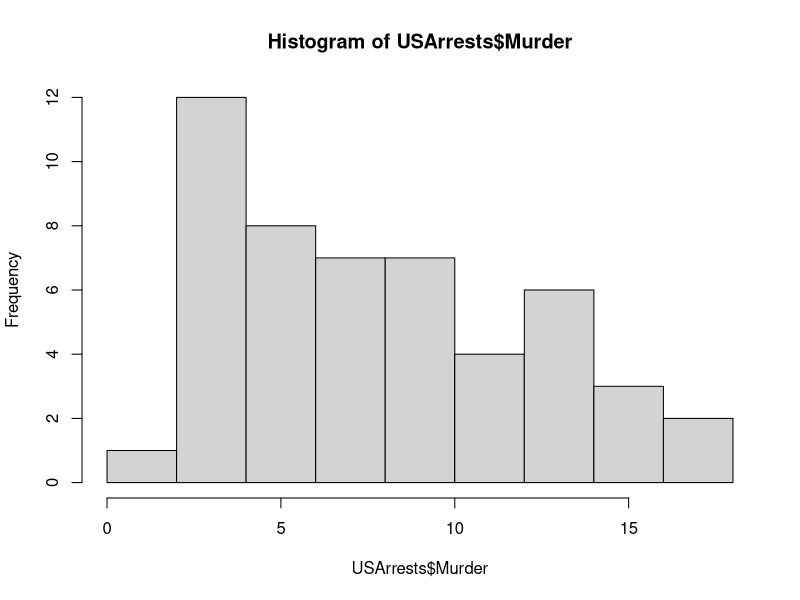
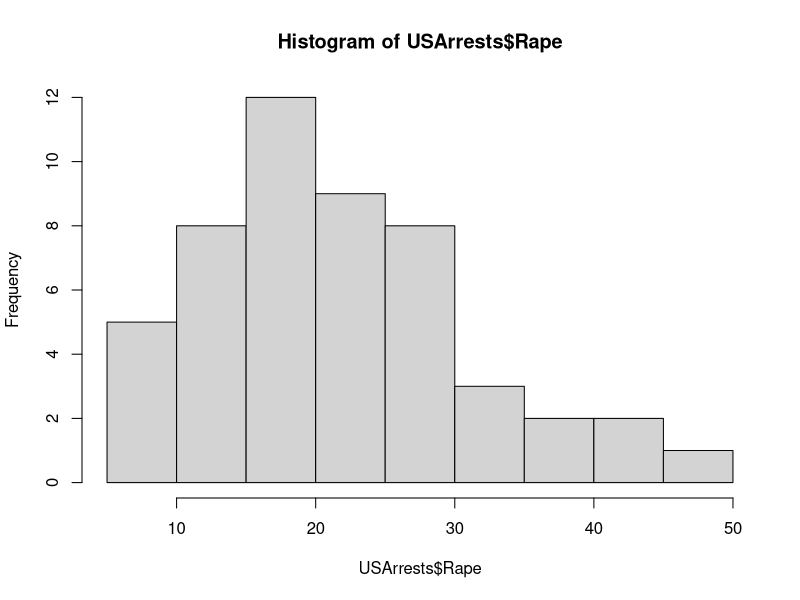
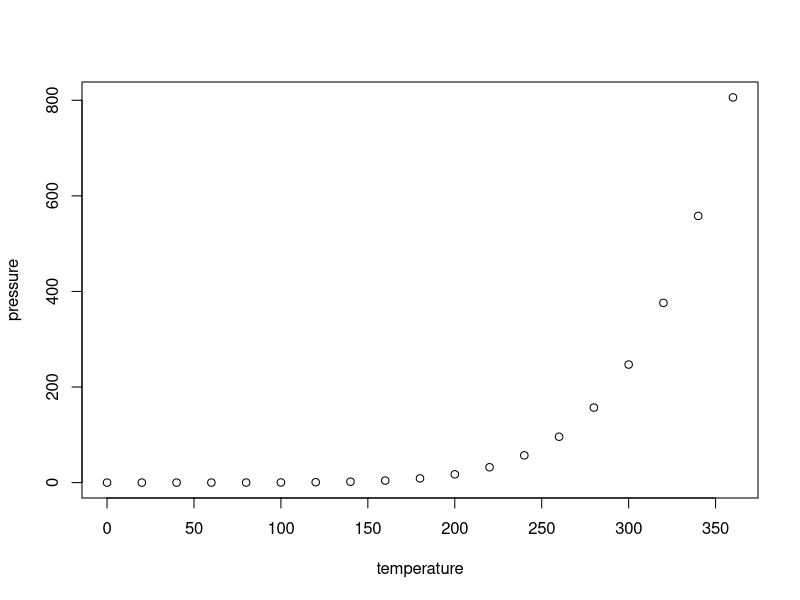

Reproduce these figures in R, in order.
## ---- chunk 1
knitr::opts_chunk$set(echo = TRUE)
## ---- chunk 2
hist(USArrests$Murder)
hist(USArrests$Rape)
## ---- chunk 3
plot(pressure)
